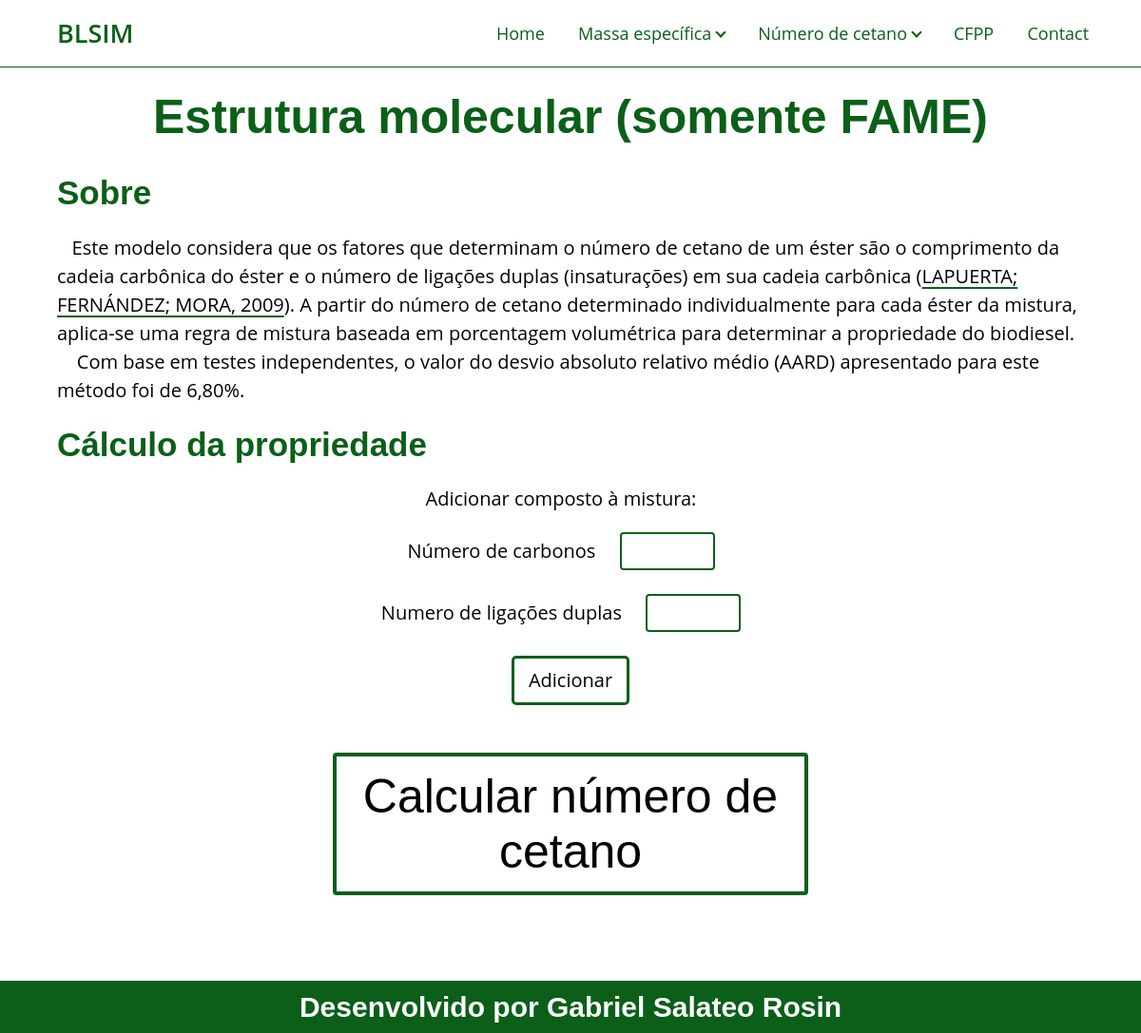
/cetane-number/Lapuerta-Rodriguez-Mora-only-FAME/, run on the app's committed database.
### cetaneNumber/models.py (models this page shows, shortened)
class PredictiveModel(models.Model):
    id = models.BigAutoField(primary_key=True)
    name = models.CharField(max_length=50 ,verbose_name="Model's name")
    brief_description = models.CharField(max_length=500, verbose_name="Brief description for home page")
    description = models.TextField(verbose_name="Model's description")

### cetaneNumber/views.py (the view, shortened to what this page needs)
# urls.py: path('Lapuerta-Rodriguez-Mora-only-FAME/', views.LapuertaRodriguezSimplified.as_view(), name='lapuerta_rodriguez_simplified'),
class LapuertaRodriguezSimplified(LapuertaRodriguez):
    template_name = "cetaneNumber/lapuerta_rodriguez_simplified.html"
    model = get_object_or_404(models.PredictiveModel,
        name = "Estrutura molecular (somente FAME)")
    context = {
        "model": model,
    }

### cetaneNumber/views.py (called while the page is built)
    def get(self, request, *args, **kwargs):
        self.context['result'] = None
        return render(request, self.template_name, self.context)

### cetaneNumber/templates/cetaneNumber/lapuerta_rodriguez_simplified.html (shortened to what this page needs)
{% extends 'cetaneNumber/model.html' %}
{% load static %}
{% block prediction_form %}
    <h2>Cálculo da propriedade</h2>
    <div class="form-center">
        <form action="." method="POST">
            <div class="add-compound add-esther">
                <label for="Add compound to mixture">Adicionar composto à mistura:</label>
                <div>
                    <label for="Carbons number">Número de carbonos</label>
                    <input id="carbons-number" type="number" />
                </div>
                <div>
                    <label for="Double bounds">Numero de ligações duplas</label>
                    <input id="double-bounds-number" type="number" />
                </div>
                <div onclick="addCompoundSimplified();" class="add-button">Adicionar</div>
            </div>
            <input type="submit" value="Calcular número de cetano" />
        </form>
    </div>
{% endblock prediction_form %}

### cetaneNumber/templates/cetaneNumber/model.html (shortened to what this page needs)
{% extends 'base.html' %}
{% load static %}
{% block content %}
    <section class="content">
        <div class="responsive-space"></div>
        <h1>{{ model.name }}</h1>
        <h2>Sobre</h2>
        {{ model.description|safe }}
        {% block prediction_form %}{% endblock prediction_form %}
    </section>
{% endblock content %}

### templates/static/assets/CSS/variables.css (style rules this page uses)
:root { --primary-green: rgba(11, 95, 25, 1); --secondary-green: rgba(11, 95, 25, 0.9); --white-color: rgba(255, 255, 255, 1); --primary-yellow: rgb(255, 223, 0); }

### templates/static/assets/CSS/content.css (style rules this page uses)
.responsive-space { height: 70px; }
.content h1 { margin: 2vh 5vw 2vh 5vw; color: var(--primary-green); text-align: center; }
.content h2 { margin: 2vh 5vw 2vh 5vw; color: var(--primary-green); }
.content p { margin: 0px 5vw 0px 5vw; }
.content a { color: inherit; text-decoration-color: var(--primary-green); text-decoration-thickness: 2px; text-underline-offset: 4px; }

### templates/static/assets/CSS/elements.css (style rules this page uses)
* { margin: 0; padding: 0; box-sizing: border-box; }
html { font-size: 62.5%; scrollbar-color: var(--primary-green); }
::placeholder { color: black; }
input[type=number] { -moz-appearance: textfield; }
body { font-family: "Open Sans", sans-serif; font-size: 2rem; line-height: 1.5; }
h1, h2, h3, h4, h5, h6 { font-family: 'Montserrat', sans-serif; }
h1 { font-size: 5rem; }
h2 { font-size: 3.5rem; }

### templates/static/assets/CSS/prediction_form.css (style rules this page uses)
.content .form-center { text-align: center; }
.content .add-compound { margin-bottom: 10px; font-size: 20px; display: flex; flex-wrap: wrap; justify-content: center; align-items: center; }
.content .add-compound label { margin-right: 20px; }
.content .add-compound select, input { height: 30px; margin-right: 20px; font-weight: 100; background-color: white; border: 1px solid var(--primary-green); border-radius: 4px; cursor: pointer; transition: all 0.5s ease; text-align: center; }
.content .add-compound .add-button { padding: 8px 15px; display: flex; justify-content: center; align-items: center; cursor: pointer; border: 3px solid var(--primary-green); border-radius: 5px; transition: all 0.5s ease; }
.content .form-center input[type=number] { margin-bottom: 5px; width: 100px; height: 40px; border: 2px solid var(--primary-green); border-radius: 4px; color: black; text-align: center; font-size: 2rem; }
.content .form-center input[type=submit] { margin: 40px 0px; height: 150px; width: 80%; max-width: 500px; font-size: 5rem; white-space: normal; background-color: var(--white-color); border: 4px solid var(--primary-green); cursor: pointer; font-weight: 100; transition: all 0.5s ease; }
.content .add-esther { flex-direction: column; }
.content .add-esther div { margin-top: 20px; }

### data on the page
PredictiveModel: name "Estrutura molecular (somente FAME)", description "Este modelo considera que os fatores que determinam o número de cetano de um éster são o comprimento da cadeia carbônica do éster e o número de ligações duplas (insaturações) em sua cadeia carbônica ( LAPUERTA; FERNÁNDEZ; MORA, 2009 ). A partir do número de cetano determinado individualmente para cada éster da mistura, aplica-se uma regra de mistura baseada em porcentagem volumétrica para determinar a propriedade do biodiesel. Com base em testes independentes, o valor do desvio absoluto relativo médio (AARD) apresentado para este método foi de 6,80%."
